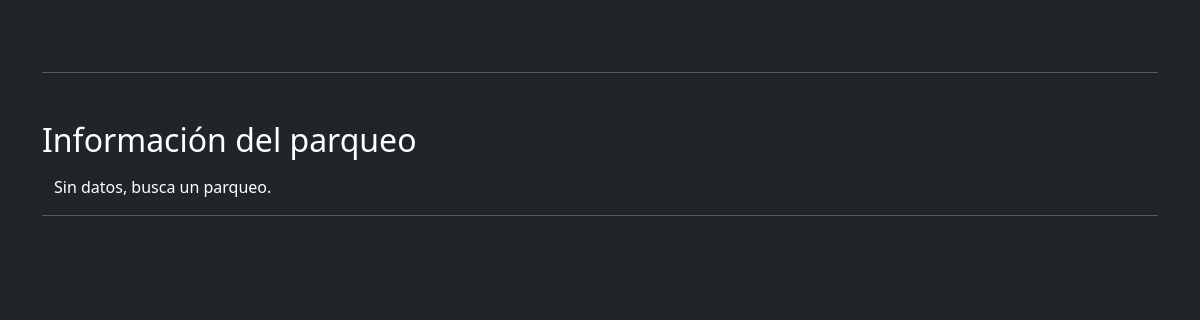
Page /search_parqueo.php on the earlier database version.
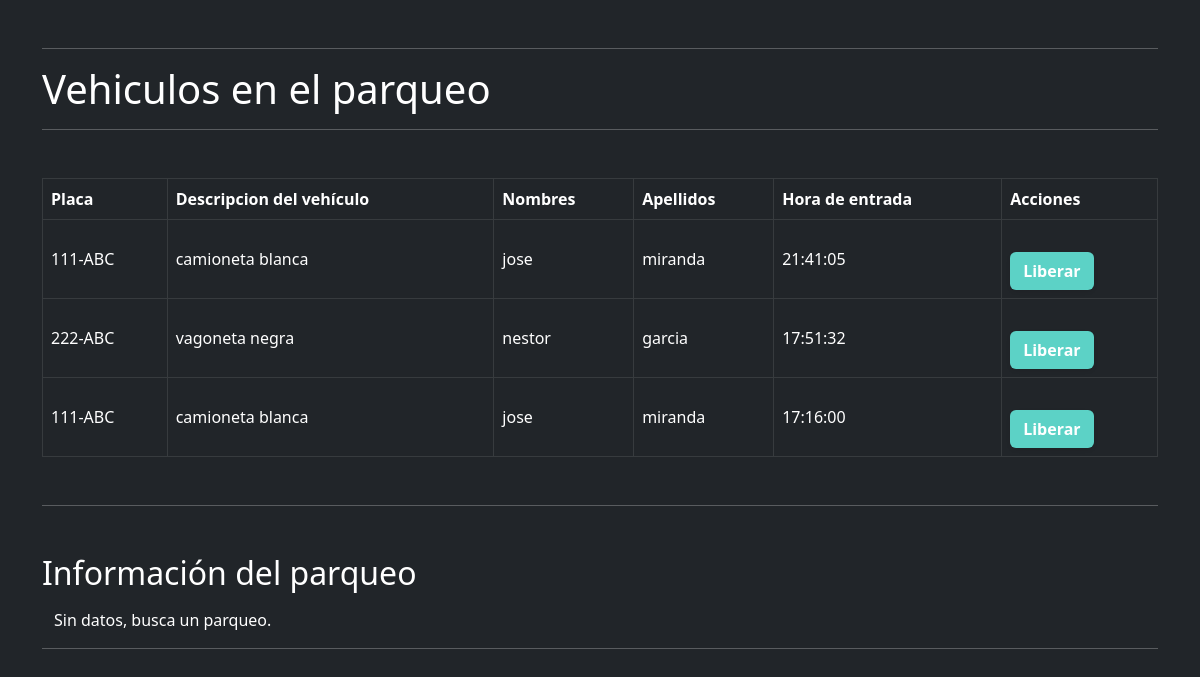
Same page on the later database version.
### tables this page shows
CREATE TABLE `parqueo` (
  `idparqueo` int(6) NOT NULL,
  `placa` varchar(11) NOT NULL,
  `fecha` date NOT NULL,
  `horaentrada` time NOT NULL,
  `horasalida` time NOT NULL,
  `estado_parqueo` int(5) NOT NULL,
  `observaciones` varchar(120) NOT NULL,
  `estado_noti` int(5) NOT NULL
);

CREATE TABLE `cliente` (
  `placa` varchar(11) NOT NULL,
  `ci` varchar(15) NOT NULL,
  `nombres` varchar(50) NOT NULL,
  `apellidos` varchar(50) NOT NULL,
  `telefono` int(11) NOT NULL,
  `descripcionvehiculo` varchar(35) NOT NULL
);

### search_parqueo.php (the view, shortened to what this page needs)
<!DOCTYPE html>
<html lang="en">
<head>
    <link rel="stylesheet" href="css/bootstrap.min.css" />
    <link rel="stylesheet" href="style2.css">
</head>
<?php
include('conexion.php');
$query1 = "SELECT * FROM parqueo p INNER JOIN cliente c on p.placa = c.placa WHERE estado_parqueo = 1";
$result1 = $con->query($query1);
if ($result1->num_rows > 0) {?>
    <div class="container mt-5 justify-content-center align-items-center">
        <hr style="color:white;">
        <h1 class="text-white">Vehiculos en el parqueo</h1>
        <hr style="color:white;">
    </div>
    <div class="container mt-5 justify-content-center align-items-center">
        <?php
    echo '<table class="table table-dark table-bordered" id="tableCont" style="vertical-align: middle;">
                <thead>
                    <tr>
                        <th>Placa</th>
                        <th>Descripcion del vehículo</th>
                        <th>Nombres</th>
                        <th>Apellidos</th>
                        <th>Hora de entrada</th>
                        <th>Acciones</th>
                    </tr>
                </thead>
                <tbody>';
    while ($row = $result1->fetch_assoc())
    {
        echo '<tr>
                <td>' . $row['placa'] . '</td>
                <td>' . $row['descripcionvehiculo'] . '</td>
                <td>' . $row['nombres'] . '</td>
                <td>' . $row['apellidos'] . '</td>
                <td>' . $row['horaentrada'] . '</td>
                <td>
                <input type="button" value="Liberar" style="vertical-align: middle";
                    class="btn bg-btn-custom text-white w-10 mt-4 fw-semibold shadow-sm"
                    onclick="enviarFormulario(\'' . $row['placa'] . '\')">
                </td>
              </tr>';
    }
    echo '</tbody>
        </table>';
} else {
    echo "No hay vehiculos en el parqueo";
}
?>
</div>
<body class="bg-dark">
    <div class="container mt-5 justify-content-center align-items-center">
        <hr style="color:white;">
        <h2 class="text-white mt-5">Información del parqueo</h2>
        <div id="resultado" class="container mt-3 justify-content-center align-items-center text-white">
            <p>Sin datos, busca un parqueo.</p>
        </div>
        <hr style="color:white;">
    </div>
</body>
</html>

### style2.css (style rules this page uses)
.bg-btn-custom { background-color: #5cd2c6; }

### search_parqueo.php (style rules this page uses)
.bg-btn-custom { background-color: #5cd2c6; }

Differences in the rows shown:
now on this page (row edited): parqueo: placa.placa "111-ABC", placa.descripcionvehiculo "camioneta blanca", placa.nombres "jose", placa.apellidos "miranda", horaentrada "21:41:05"
added parqueo: placa.placa "222-ABC", placa.descripcionvehiculo "vagoneta negra", placa.nombres "nestor", placa.apellidos "garcia", horaentrada "17:51:32"
added parqueo: placa.placa "111-ABC", placa.descripcionvehiculo "camioneta blanca", placa.nombres "jose", placa.apellidos "miranda", horaentrada "17:16:00"
Other differences:
text now shown: "Vehiculos en el parqueo Placa Descripcion del vehículo Nombres Apellidos Hora de entrada Acciones"
